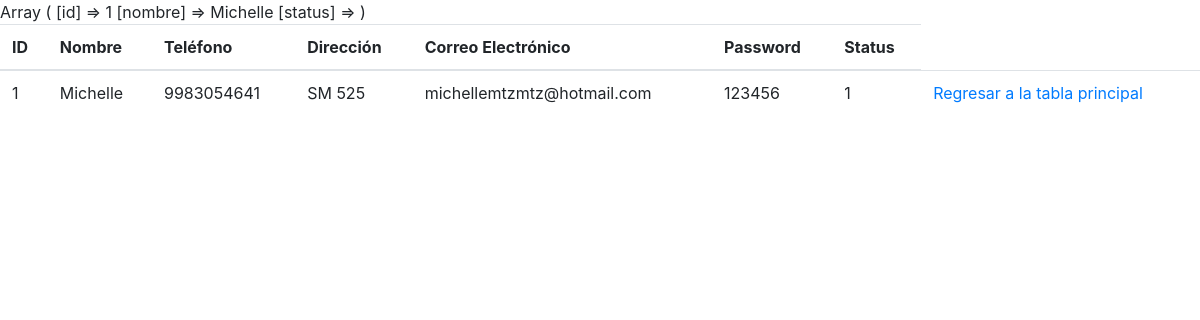
The app's page /Modulos/usuarios/detalle_usuarios.php?id=1 (signed in) with its own data.
### tables this page shows
CREATE TABLE `usuarios` (
  `id_usr` int(11) UNSIGNED NOT NULL,
  `nombre_usr` varchar(255) NOT NULL,
  `telefono_usr` varchar(20) NOT NULL,
  `direccion_usr` varchar(150) NOT NULL,
  `correo_usr` text NOT NULL,
  `password_usr` varchar(15) NOT NULL,
  `status_usr` int(1) DEFAULT 1
);

### Modulos/usuarios/detalle_usuarios.php (the view, shortened to what this page needs)
<?php
print_r($_SESSION);
?>
<!DOCTYPE html>
<html lang="es-MX">
<head>
<link rel="stylesheet" href="https://stackpath.bootstrapcdn.com/bootstrap/4.5.0/css/bootstrap.min.css">
</head>
<body>
  <?php require_once 'conexion.php'; ?>
  <div class="table-reponsive">
    <table class="table table-stripped">
    <thead>
      <tr>
        <th>ID</th>
        <th>Nombre</th>
        <th>Teléfono</th>
        <th>Dirección</th>
        <th>Correo Electrónico</th>
        <th>Password</th>
        <th>Status</th>
      </tr>
    </thead>
    <tbody>
      <?php
      $id = $_GET['id'];
      $consulta = "SELECT * FROM usuarios WHERE id_usr = $id";
      $resultado = mysqli_query($mysqli, $consulta);
      $fila = mysqli_fetch_array($resultado);
      ?>
      <tr>
        <td><?php echo $fila["id_usr"]; ?></td>
        <td><?php echo $fila["nombre_usr"]; ?></td>
        <td><?php echo $fila["telefono_usr"]; ?></td>
        <td><?php echo $fila["direccion_usr"]; ?></td>
        <td><?php echo $fila["correo_usr"]; ?></td>
        <td><?php echo $fila["password_usr"]; ?></td>
        <td><?php echo $fila["status_usr"]; ?></td>
        <td><a href="index.php">Regresar a la tabla principal</a></td>
      </tr>
    </tbody>
    </table>
  </div>
</body>
</html>

### records on screen
usuarios: id_usr "1", nombre_usr "Michelle", telefono_usr "9983054641", direccion_usr "SM 525", correo_usr "michellemtzmtz@hotmail.com", password_usr "123456", status_usr "1"
